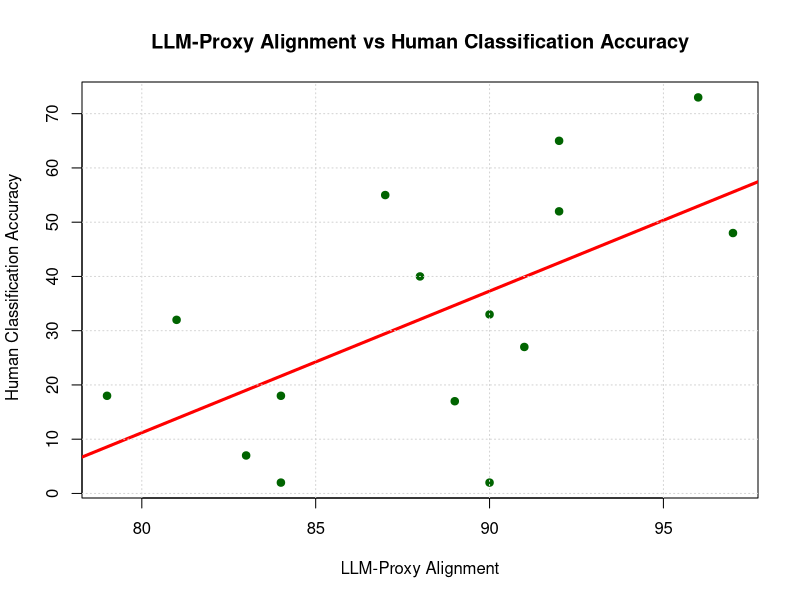

Reproduce this figure in R.
# Before starting, make sure you have opened a new terminal and typed: radian
# To run the entire script, type: Ctrl+Shift+S, for one line simply Ctrl+Enter
# To modify linter try this page: https://lintr.r-lib.org/articles/lintr.html#configuring-linters

# This script calculates Pearson's correlation coefficient and Spearman's Rank Correlation 
# Coefficient to measure the linear relationship between the two data series

# These methods will still work even if the values in the two series are on different scales
# because correlation measures relative relationships, not absolute values.

### INSTALLING PACKAGES ###
## if you see the version is out of date, run: update.packages()

# install.packages("readxl")
# install.packages("ggplot2")
# install.packages("cowplot")

### LOADING PACKAGES ###
library("readxl")
library("ggplot2")
library("cowplot")


### CHECK CURRENT DIRECTORY LOCATION
getwd() 

data_series1 <- c(96, 90, 88, 92, 81, 92, 87, 97, 79, 91, 90, 84, 89, 83, 84)  # LLM-Proxy Alignment
data_series2 <- c(73, 33, 40, 52, 32, 65, 55, 48, 18, 27, 2, 2, 17, 7, 18)  # User Study 03 Classification Accuracy

# Calculate Pearson correlation coefficient
pearson_test <- cor.test(data_series1, data_series2, method = "pearson")
cat(sprintf("Pearson correlation coefficient: %.4f, p-value: %.4e\n", pearson_test$estimate, pearson_test$p.value))

# Calculate Spearman rank correlation coefficient
spearman_test <- cor.test(data_series1, data_series2, method = "spearman")
cat(sprintf("Spearman correlation coefficient: %.4f, p-value: %.4e\n", spearman_test$estimate, spearman_test$p.value))

# Scatter plot
plot(data_series1, data_series2, main = "LLM-Proxy Alignment vs Human Classification Accuracy",
     xlab = "LLM-Proxy Alignment", ylab = " Human Classification Accuracy", pch = 19, col = "darkgreen")
abline(lm(data_series2 ~ data_series1), col = "red", lwd = 3)
grid() 
